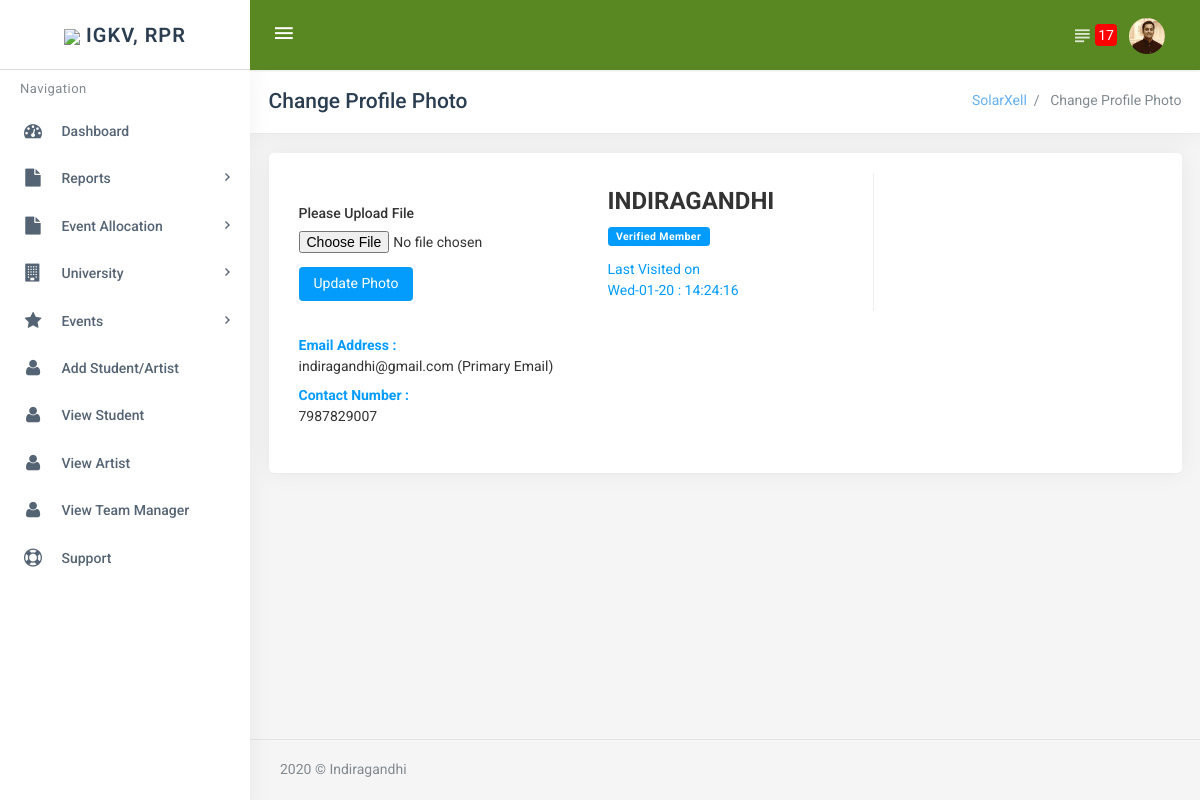
/change_photo.php (signed in), run on the app's committed database.
### tables this page shows
CREATE TABLE `users` (
  `id` int(11) NOT NULL,
  `name` varchar(100) NOT NULL,
  `email` varchar(50) NOT NULL,
  `tx_address` varchar(60) NOT NULL,
  `file` varchar(150) NOT NULL DEFAULT 'default.jpg',
  `gender` varchar(10) NOT NULL,
  `date` timestamp NOT NULL DEFAULT CURRENT_TIMESTAMP ON UPDATE CURRENT_TIMESTAMP,
  `verified` varchar(20) NOT NULL DEFAULT 'True',
  `password` varchar(100) NOT NULL,
  `phone` varchar(20) NOT NULL,
  `activation_code` varchar(50) NOT NULL,
  `tutorial_taken` varchar(10) NOT NULL DEFAULT 'No',
  `balance` varchar(10) NOT NULL DEFAULT '0',
  `kyc_approved` varchar(20) NOT NULL DEFAULT 'Pending',
  `g_auth_key` varchar(50) NOT NULL
);

### pdo_class_data.php (called while the page is built, shortened)
<?php
  function authenticate(){
    if(isset($_SESSION['user'], $_SESSION['loged_primitives']))
      {
         include 'connection.php';
          $pdo = new PDO($dsn, $user, $pass, $opt);
          try {
              $stmt = $pdo->prepare('SELECT * FROM users WHERE email ="'.$_SESSION['user'].'"');
          } catch(PDOException $ex) {
              echo "An Error occured!";
              print_r($ex->getMessage());
          }
          $stmt->execute();
          $user = $stmt->fetch();
          $pass = md5($user['password']);
           return $user;      }
      else
      {
        header('Location:sign_in.php?choice=error&value=Session timed out. Login again.');
      }
       return $user;
  }
?>

### administrator/function.php (called while the page is built, shortened)
<?php
    function count_notification($table, $id){
        include 'connection.php';
            $dsn = "mysql:host=$host;dbname=$db;charset=$charset";
            $opt = [
                PDO::ATTR_ERRMODE            => PDO::ERRMODE_EXCEPTION,
                PDO::ATTR_DEFAULT_FETCH_MODE => PDO::FETCH_ASSOC,
                PDO::ATTR_EMULATE_PREPARES   => false,
            ];
        $pdo = new PDO($dsn, $user, $pass, $opt);
      try {
          $stmt = $pdo->prepare('SELECT * FROM `notification` WHERE `user_id`='.$id.' AND `status`="Unread" ORDER BY date DESC');
      } catch(PDOException $ex) {
          echo "An Error occured!";
          print_r($ex->getMessage());
      }
      $stmt->execute();
      $user = $stmt->rowCount();
      return $user;
    }
 ?>

### includes/footer_start.php (the view, shortened to what this page needs)
<footer class="footer text-right">
    <?php echo date("Y"); ?> &copy; <?php echo $pdo_auth['name']; ?>
</footer>
</div>

### change_photo.php
<?php require 'includes/header_start.php'; ?>
<link rel="stylesheet" href="assets/plugins/morris/morris.css">
<?php require 'includes/header_end.php'; ?>
<div class="content-page">
    <div class="content">
        <div class="container">
            <div class="row">
                <div class="col-xs-12">
                    <div class="page-title-box">
                        <h4 class="page-title"> Change Profile Photo</h4>
                        <ol class="breadcrumb p-0">
                            <li>
                                <a href="#">SolarXell</a>
                            </li>
                            <li class="active">
                                Change Profile Photo
                            </li>
                        </ol>
                        <div class="clearfix"></div>
                    </div>
                </div>
            </div>
            <div class="row">
                <div class="col-xl-12 col-xs-3">
                    <div class="card-box">
                    	 <div class="row">
                  <div class="col-sm-4" data-step="2" data-intro="This Shows Your Basic Informations" data-position='right'>
                    <div style="padding: 10px;">
                        <form action="change_photo_handle.php" method="POST" enctype="multipart/form-data">
                          <div class="form-group">
                            <div style="padding:10px"></div>
                            <label style="color: #333;">Please Upload File</label><br/>
                            <input type="file" class="input" style="color: #333;" name="file" placeholder="Please Select File">
                          </div>
                          <div class="form-group">
                            <input type="submit" class="btn btn-primary" value="Update Photo">
                          </div>
                        </form>
                    </div>
                  </div>
                  <div class="col-sm-4">
                    <div style="padding: 10px;text-align: left;border-right: solid 1px #eee">
                      <div class="century" style="font-weight: bold;font-size: 24px;color: #333;text-transform: uppercase;"><?php echo $pdo_auth['name']; ?></div>
                      <div style="padding:3px;"></div>
                      <label class="label label-primary"  data-step="1" data-intro="Here You can Change Your Profile Photo ">Verified Member</label>
                      <div style="padding:3px;"></div>
                      <div style="color:#039cfd;">Last Visited on<br/>
                      <?php echo date("D-m-y : H:i:s"); ?></div>
                    </div>
                  </div>
                  <div class="col-sm-4" data-step="2" data-intro="This Shows Your Basic Informations" data-position='right'>
                    <div style="padding: 10px;">
                        <b class="century" style="color: #039cfd">Email Address : </b>
                        <div style="color: #333"><?php echo $pdo_auth['email']; ?> (Primary Email)</div>
                        <div style="padding:4px;"></div>
                        <b class="century" style="color: #039cfd">Contact Number : </b>
                        <div style="color: #333"><?php echo $pdo_auth['phone']; ?> </div>
                        <div style="padding:8px;"></div>
                    </div>
                  </div>
                </div>
                    </div>
                </div>
            </div>
        </div>
    </div>
</div>
<?php require 'includes/footer_start.php' ?>
<?php require 'includes/footer_end.php' ?>

### includes/topbar.php (shortened to what this page needs)
<div class="topbar">
    <div class="topbar-left" style="border-bottom: solid 1px #ddd">
        <a href="dashboard.php" class="logo" id="logo-tour"><img src="iop.png" style="width: 30px;"> <span style="border-top:solid 10px transparent;">IGKV, RPR</span></a>
    </div>
    <nav class="navbar navbar-custom" style="background-color: #598823">
        <ul class="nav navbar-nav">
            <li class="nav-item">
                <button class="button-menu-mobile open-left waves-light waves-effect">
                    <i class="zmdi zmdi-menu"></i>
                </button>
            </li>
        </ul>
        <ul class="nav navbar-nav pull-right">
            <li class="nav-item dropdown notification-list">
                <a class="nav-link waves-effect waves-light right-bar-toggle" href="javascript:void(0);" style="display: block;position: relative;">
                    <i class="zmdi zmdi-format-subject noti-icon"></i> <span style="background-color: red;color: #fff;border-radius:4px;margin-left:-10px;padding:3px;z-index: 1000">
                        <?php echo count_notification("notification", $pdo_auth['id']); ?></span>
                </a>
            </li>
            <li class="nav-item dropdown notification-list">
                <a class="nav-link dropdown-toggle arrow-none waves-effect waves-light nav-user"
                   data-toggle="dropdown" href="#" role="button"
                   aria-haspopup="false" aria-expanded="false">
                    <img src="profile/<?php echo $pdo_auth['file']; ?>" alt="user" class="img-circle">
                </a>
            </li>
        </ul>
    </nav>
</div>

### data on the page
users: file (picture), name "INDIRAGANDHI", email "indiragandhi@gmail.com", phone "7987829007", name "Indiragandhi"

### other printed values
count_notification("notification", $pdo_auth['id']) "17"
